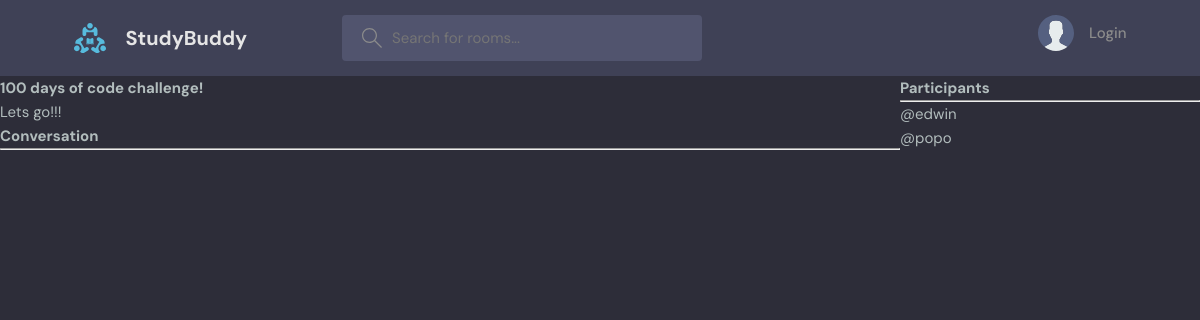
The page /room/2/ on the database as committed earlier.
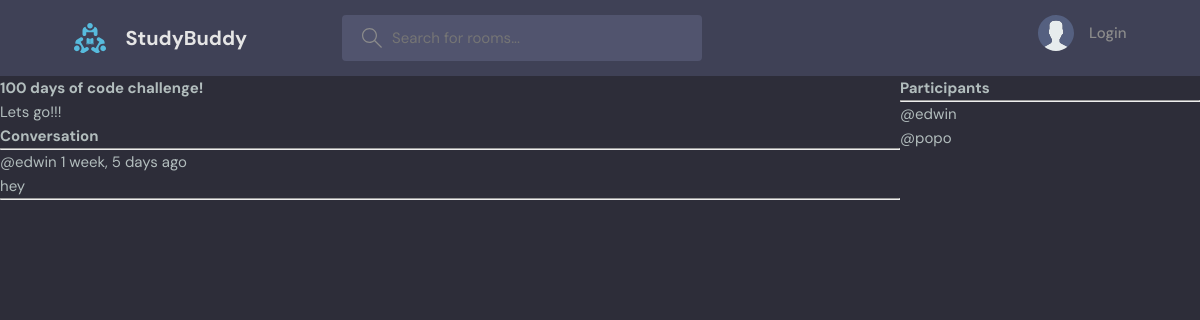
The same page on the database as committed later.
### base/models.py (models this page shows, shortened)
class Message(models.Model):
    user = models.ForeignKey(User, on_delete=models.CASCADE)
    room = models.ForeignKey(Room, on_delete=models.CASCADE)
    body = models.TextField()
    updated = models.DateTimeField(auto_now=True)
    created = models.DateTimeField(auto_now_add=True)
    class Meta:
        ordering = ['-updated', '-created']

### base/views.py (the view, shortened to what this page needs)
# urls.py: path("room/<str:pk>/", views.room, name="room"),
def room(request, pk):
    room = Room.objects.get(id=pk)
    room_messages = room.message_set.all()
    participants = room.participants.all()
    context = {'room': room, 'room_messages': room_messages, 'participants':participants}
    return render(request, "base/room.html", context)

### base/templates/base/room.html (shortened to what this page needs)
{% extends "main.html" %}
{% block content %}
<div class="room-container">
    <div>
        <h1>{{room.name}}</h1>
        <p>{{room.description}}</p>
        <div class="commend">
            <h3>Conversation</h3>
            <hr>
            {% for message in room_messages %}
                <div>
                    <small>@{{message.user}}  {{message.created|timesince}} ago</small>
                    <p>{{message.body}}</p>
                    <hr>
                </div>
            {% endfor %}
        </div>
    </div>
    <div>
        <h3>Participants</h3>
        <hr>
        {% for user in participants %}
            <div>
                <p>@{{user.username}}</p>
            </div>
        {% endfor %}
    </div>
</div>
{% endblock %}

Rows that differ between the two databases and show on the page:
added Message: user "edwin", created "1 week, 5 days", body "hey"
